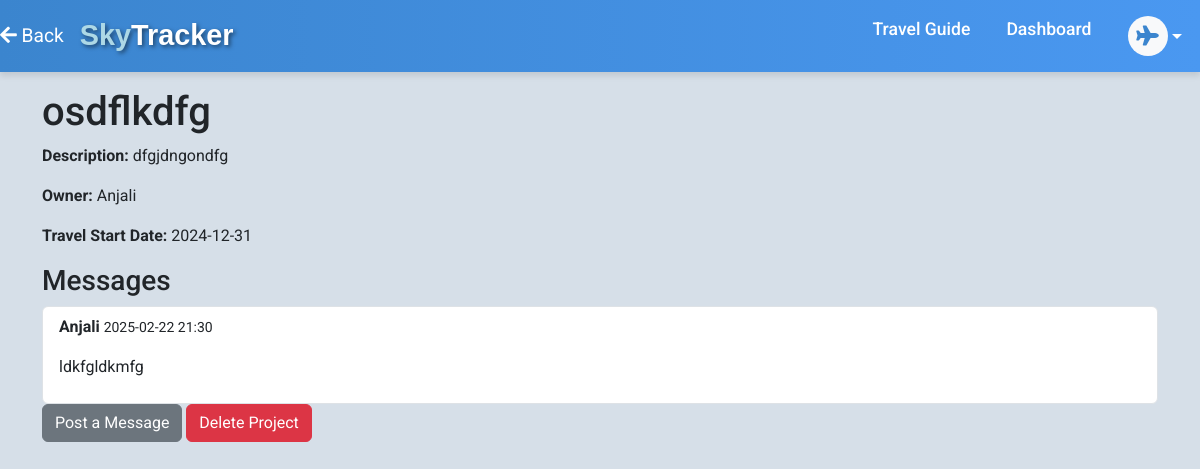
/projects/2/ (signed in), run on the app's committed database.
### b13project/models.py (models this page shows, shortened)
class Project(models.Model):
    title = models.CharField(max_length=255)
    owner = models.ForeignKey(User, related_name='owned_projects', on_delete=models.CASCADE)
    members = models.ManyToManyField(User, related_name='projects')
    description = models.TextField()
    creation_date = models.DateTimeField(auto_now_add=True, null=True, blank=True)
    due_date = models.DateTimeField(null=True, blank=True)
    votes = models.IntegerField(default=0)  # for voting

class Message(models.Model):
    project = models.ForeignKey(Project, related_name='messages', on_delete=models.CASCADE)
    author = models.ForeignKey(User, on_delete=models.CASCADE)
    content = models.TextField()
    timestamp = models.DateTimeField(auto_now_add=True)

### b13project/views.py (the view)
# urls.py: path("projects/<int:project_id>/", views.project_detail, name="project_detail"),
@login_required
def project_detail(request, project_id):
    project = get_object_or_404(Project, id=project_id)
    return render(request, 'project_details.html', {'project': project})

### templates/project_details.html (shortened to what this page needs)
{% extends "base.html" %}
{% block content %}
<div class="container mt-3">
    <h1>{{ project.title }}</h1>
    <p><strong>Description:</strong> {{ project.description }}</p>
    <p><strong>Owner:</strong> {{ project.owner.first_name }}</p>
    <p><strong>Travel Start Date:</strong> {{ project.due_date|date:"Y-m-d" }}</p>
    <h3>Messages</h3>
    <div class="list-group messages">
        {% for message in project.messages.all %}
        <div class="list-group-item">
            <p><strong>{{ message.author.first_name }}</strong> <small>{{ message.timestamp|date:"Y-m-d H:i" }}</small>
            </p>
            <p>{{ message.content }}</p>
        </div>
        {% empty %}
        <div class="list-group-item">No messages yet.</div>
        {% endfor %}
    </div>
    <a href="{% url 'post_message' project.id %}" class="btn btn-secondary {% if is_pma %}disabled{% endif %}">Post a
        Message</a>
    {% if request.user == project.owner %}
    <form action="{% url 'delete_project' project.id %}" method="post" style="display: inline;">
        <button type="submit" class="btn btn-danger">Delete Project</button>
    </form>
    {% endif %}
</div>
{% endblock %}

### templates/base.html (style rules this page uses)
html, body { height: 100%; margin: 0; display: flex; flex-direction: column; font-family: 'Roboto', sans-serif; background-color: #d6dfe8; }

### data on the page
Project: title "osdflkdfg", description "dfgjdngondfg", owner.first_name "Anjali", due_date "2024-12-31"
Message: author.first_name "Anjali", timestamp "2025-02-22 21:30", content "ldkfgldkmfg"
